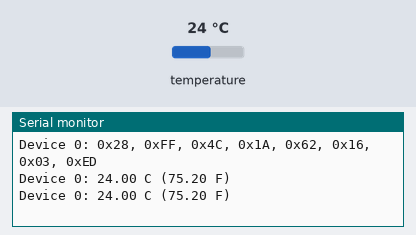
The sketch below on a simulated Arduino Uno, built with avr-gcc and run on an emulated ATmega328P. Shown: the last lines printed to the serial monitor. Inputs (shaded band) come from the test bench; at power-on: temperature 24 °C.

Above: at 9.2 s.
9.3 s: temperature set to 12 °C
At 14.1 s:
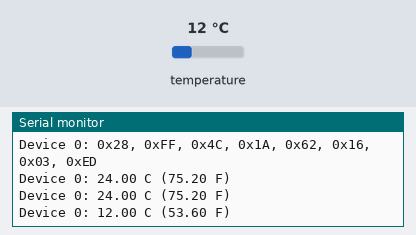
15.6 s: temperature set to 19 °C
At 17.4 s:
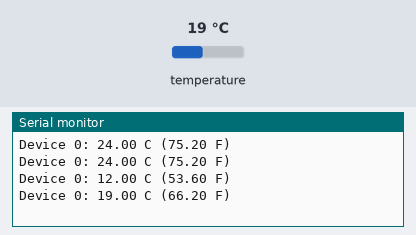
Timing chart, 0 to 18.9 s (numbered marks = the images above; inputs shaded):
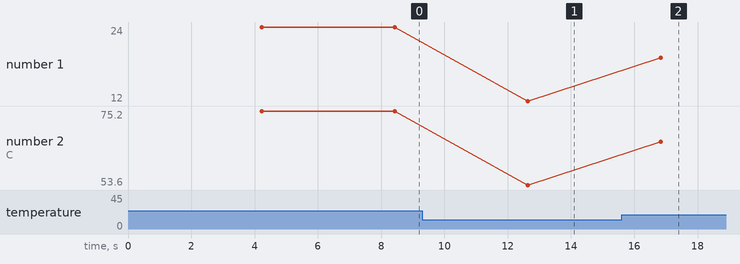

Measured:
- after the input at 9.3 s, the serial monitor: prints a new line after 3.3 s (image 1)
- after the input at 15.6 s, the serial monitor: prints a new line after 1.2 s (image 2)
- plotted number 1: 24 → 12 after the input at 9.3 s, 12 → 19 after the input at 15.6 s
- plotted number 2: 75.2 → 53.6 after the input at 9.3 s, 53.6 → 66.2 after the input at 15.6 s

The sketch:

DsSearchArray.ino
```cpp
#include <OneWire.h>
#include <DallasTemperature.h>

#define ONE_WIRE_BUS 9                             // Data wire is plugged into digital pin 3 on the Arduino
#define NumberOfDevices 2                          // Set maximum number of devices in order to dimension
                                                   // Array holding all Device Address arrays.

OneWire oneWire(ONE_WIRE_BUS);                     // Setup a oneWire instance to communicate with any OneWire devices

DallasTemperature sensors(&oneWire);               // Pass our oneWire reference to Dallas Temperature.

byte allAddress [NumberOfDevices][8];              // Device Addresses are 8-element byte arrays.
                                                   // we need one for each of our DS18B20 sensors.

byte totalDevices;                                 // Declare variable to store number of One Wire devices
                                                   // that are actually discovered.
void setup() {
  Serial.begin(9600);
  sensors.begin();
  totalDevices = discoverOneWireDevices();         // get addresses of our one wire devices into allAddress array
  for (byte i=0; i < totalDevices; i++)
    sensors.setResolution(allAddress[i], 10);      // and set the a to d conversion resolution of each.
}

void loop() {
  delay(4000);
  sensors.requestTemperatures();                // Initiate  temperature request to all devices
  for (byte i=0; i < totalDevices; i++) {
    Serial.print("Device ");
    Serial.print(i);
    Serial.print(": ");
    printTemperature(allAddress[i]);
    Serial.print("\n\r");
  }
  Serial.print("\n\r\n\r");
}

//////////////////////////////////////////////////////////////////////////////////////////////////////////////////////////////

byte discoverOneWireDevices() {
  byte j=0;                                        // search for one wire devices and
                                                   // copy to device address arrays.
  while ((j < NumberOfDevices) && (oneWire.search(allAddress[j]))) {
    j++;
  }
  for (byte i=0; i < j; i++) {
    Serial.print("Device ");
    Serial.print(i);
    Serial.print(": ");
    printAddress(allAddress[i]);                  // print address from each device address arry.
  }
  Serial.print("\r\n");
  return j                      ;                 // return total number of devices found.
}

void printAddress(DeviceAddress addr) {
  byte i;
  for( i=0; i < 8; i++) {                         // prefix the printout with 0x
      Serial.print("0x");
      if (addr[i] < 16) {
        Serial.print('0');                        // add a leading '0' if required.
      }
      Serial.print(addr[i], HEX);                 // print the actual value in HEX
      if (i < 7) {
        Serial.print(", ");
      }
    }
  Serial.print("\r\n");
}

void printTemperature(DeviceAddress addr) {
  float tempC = sensors.getTempC(addr);           // read the device at addr.
  if (tempC == -127.00) {
    Serial.print("Error getting temperature");
  } else {
    Serial.print(tempC);                          // and print its value.
    Serial.print(" C (");
    Serial.print(DallasTemperature::toFahrenheit(tempC));
    Serial.print(" F)");
  }
}
```
